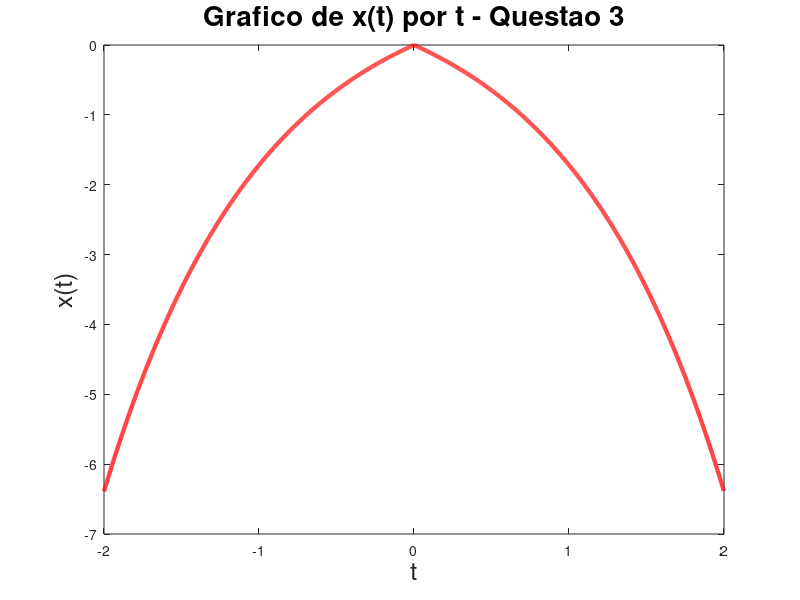

The MATLAB script that drew this image:
% Programa da terceira questao do trabalho de sinais e sistemas
% 2022.2

% Intervalos
dt=0.001;

% Dados basicos
t=-2:dt:2-dt; x=1-exp(abs(t));
plot(t, x, "r", "linewidth", 3);

title("Grafico de x(t) por t - Questao 3", "fontsize", 20);
xlabel("t", "fontsize", 18);
ylabel("x(t)", "fontsize", 18);
